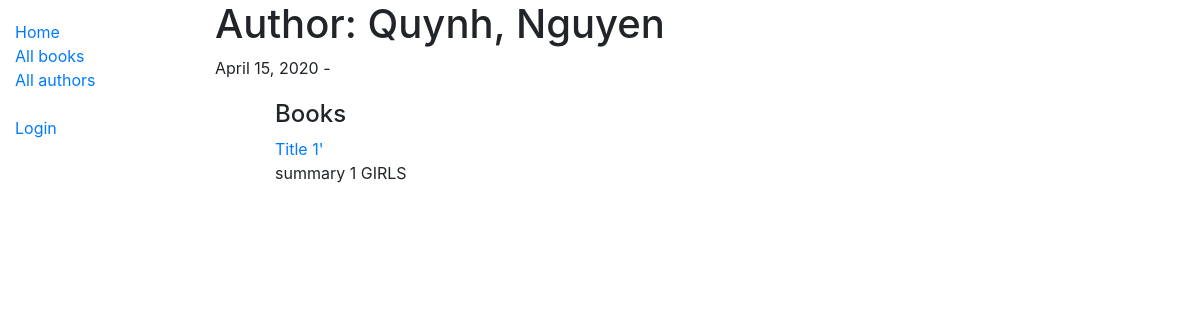
/catalog/author/3, run on the app's committed database.
### catalog/models.py (models this page shows, shortened)
class Author(models.Model):
    first_name = models.CharField(max_length=100)
    last_name = models.CharField(max_length=100)
    date_of_birth = models.DateField(null=True, blank=True)
    date_of_death = models.DateField("died", null=True, blank=True)
    class Meta:
        ordering = ["last_name", "first_name"]

class Book(models.Model):
    title = models.CharField(max_length=200)
    author = models.ForeignKey("Author", on_delete=models.SET_NULL, null=True)
    summary = models.TextField(
        max_length=1000, help_text="Enter a brief description of the book"
    )
    isbn = models.CharField(
        "ISBN",
        max_length=13,
        help_text='13 Character <a href="https://www.isbn-international.org/content/what-isbn">ISBN number</a>',
    )
    genre = models.ManyToManyField(Genre, help_text="Select a genre for this book")
    def display_genre(self):
        """Create a string for the Genre. This is required to display genre in Admin."""
        return ", ".join(genre.name for genre in self.genre.all()[:3])
    display_genre.short_description = "Genre"

### catalog/views.py (the view)
# urls.py: path('author/<int:pk>', views.AuthorDetailView.as_view(), name='author-detail'),
class AuthorDetailView(generic.DetailView):
    model = Author

### catalog/templates/catalog/author_detail.html (shortened to what this page needs)
{% extends "base_generic.html" %}
{% block content %}
  <h1>Author: {{ author.last_name }}, {{ author.first_name }}</h1>
  <p>
    {% if author.date_of_birth %}
    {{ author.date_of_birth }}
    {% endif %} -
  </p>
  <ul>
    <div style="margin-left:20px;margin-top:20px">
      <h4>Books</h4>
      {% for book in author.book_set.all %}
        <a href="{% url 'book-detail' book.pk %}">{{ book.title }}</a>
        <p>{{ book.summary }}</p>
      {% endfor %}
    </div>
  </ul>
{% endblock %}

### data on the page
Author: last_name "Quynh", first_name "Nguyen", date_of_birth "April 15, 2020"
Book: title "Title 1'", summary "summary 1 GIRLS"
